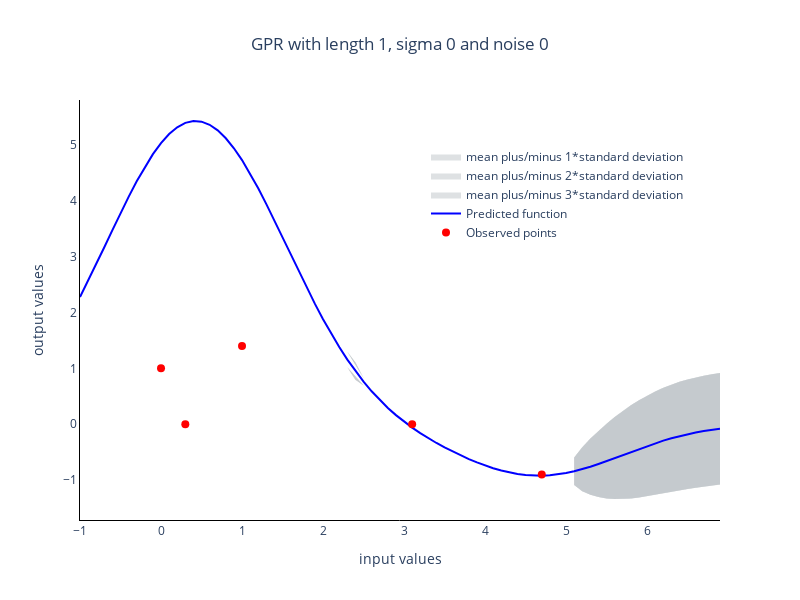

Notebook cell for this chart:
### Code cell
model = GPR(x_values, y_values)
data = plot_GPR(data_x=x_values, data_y=y_values, x=x, model=model)
fig4 = go.Figure(data=data)
fig4 = update_layout_of_graph(fig=fig4,
                             title='GPR with length 1, sigma 0 and noise 0')

fig4.show()

### Figure 1 — Plotly figure (JSON) as saved in the notebook; plotly's stock layout.template omitted (floating-point values rounded to 4 significant figures; data arrays with more than 128 entries replaced by an {"elided": "..."} marker saying what was removed)
{"data": [{"fill": "toself", "fillcolor": "rgba(189,195,199,0.5)", "hoverinfo": "skip", "line": {"color": "rgba(200,200,200,0)"}, "name": "mean plus/minus 1*standard deviation", "showlegend": true, "type": "scatter", "visible": true, "x": {"elided": "160 float values"}, "y": {"elided": "160 float values"}}, {"fill": "toself", "fillcolor": "rgba(189,195,199,0.5)", "hoverinfo": "skip", "line": {"color": "rgba(200,200,200,0)"}, "name": "mean plus/minus 2*standard deviation", "showlegend": true, "type": "scatter", "visible": true, "x": {"elided": "160 float values"}, "y": {"elided": "160 float values"}}, {"fill": "toself", "fillcolor": "rgba(189,195,199,0.5)", "hoverinfo": "skip", "line": {"color": "rgba(200,200,200,0)"}, "name": "mean plus/minus 3*standard deviation", "showlegend": true, "type": "scatter", "visible": true, "x": {"elided": "160 float values"}, "y": {"elided": "160 float values"}}, {"line": {"color": "blue", "width": 2}, "name": "Predicted function", "showlegend": true, "type": "scatter", "visible": true, "x": [-1, -0.9, -0.8, -0.7, -0.6, -0.5, -0.4, -0.3, -0.2, -0.1, -2.22e-16, 0.1, 0.2, 0.3, 0.4, 0.5, 0.6, 0.7, 0.8, 0.9, 1.0, 1.1, 1.2, 1.3, 1.4, 1.5, 1.6, 1.7, 1.8, 1.9, 2.0, 2.1, 2.2, 2.3, 2.4, 2.5, 2.6, 2.7, 2.8, 2.9, 3.0, 3.1, 3.2, 3.3, 3.4, 3.5, 3.6, 3.7, 3.8, 3.9, 4.0, 4.1, 4.2, 4.3, 4.4, 4.5, 4.6, 4.7, 4.8, 4.9, 5.0, 5.1, 5.2, 5.3, 5.4, 5.5, 5.6, 5.7, 5.8, 5.9, 6.0, 6.1, 6.2, 6.3, 6.4, 6.5, 6.6, 6.7, 6.8, 6.9], "y": [2.274, 2.562, 2.86, 3.164, 3.471, 3.773, 4.065, 4.343, 4.599, 4.829, 5.026, 5.188, 5.309, 5.387, 5.421, 5.41, 5.353, 5.253, 5.113, 4.934, 4.722, 4.482, 4.218, 3.936, 3.641, 3.339, 3.035, 2.733, 2.437, 2.152, 1.879, 1.621, 1.38, 1.156, 0.9503, 0.7617, 0.5898, 0.4337, 0.2921, 0.1635, 0.04649, -0.06054, -0.159, -0.25, -0.3347, -0.4139, -0.4881, -0.5575, -0.6223, -0.6821, -0.7367, -0.7853, -0.8275, -0.8626, -0.8899, -0.9089, -0.9192, -0.9206, -0.9131, -0.897, -0.8727, -0.8408, -0.8023, -0.7581, -0.7094, -0.6573, -0.6031, -0.5479, -0.4929, -0.4391, -0.3873, -0.3382, -0.2924, -0.2503, -0.2122, -0.1781, -0.148, -0.1217, -0.09915, -0.07996]}, {"marker": {"color": "red", "size": 8}, "mode": "markers", "name": "Observed points", "showlegend": true, "type": "scatter", "visible": true, "x": [0, 0.3, 1, 3.1, 4.7], "y": [1, 0, 1.4, 0, -0.9]}], "layout": {"autosize": false, "height": 600, "legend": {"x": 0.95, "xanchor": "right", "y": 0.9, "yanchor": "top"}, "plot_bgcolor": "rgba(0,0,0,0)", "title": {"text": "GPR with length 1, sigma 0 and noise 0", "x": 0.5, "xanchor": "center"}, "width": 800, "xaxis": {"linecolor": "black", "linewidth": 1, "showline": true, "title": {"text": "input values"}}, "yaxis": {"linecolor": "black", "linewidth": 1, "showline": true, "title": {"text": "output values"}}}}
